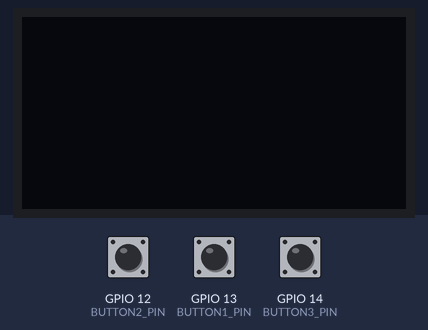
A sketch run on a simulated ESP32. On the bench: 128×64 one-colour display. The test bench sets the inputs (shaded band); at power-on: GPIO 12 (BUTTON2_PIN) HIGH, GPIO 13 (BUTTON1_PIN) HIGH, GPIO 14 (BUTTON3_PIN) HIGH. The display library's start-up logo is not drawn.

Above: at 2.2 s.
2.3 s: GPIO 12 (BUTTON2_PIN) pulled LOW for 2.35 s
At 3.6 s:
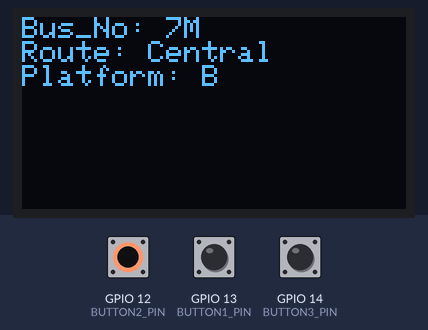
6.6 s: GPIO 13 (BUTTON1_PIN) pulled LOW for 2.35 s
At 8.5 s:
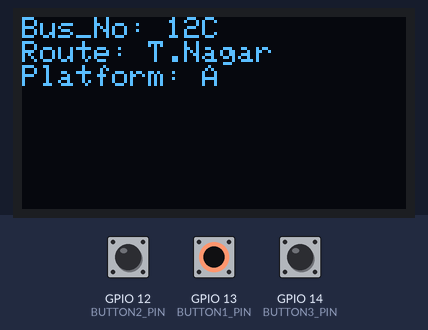
10.6 s: GPIO 14 (BUTTON3_PIN) pulled LOW for 2.35 s
At 12.2 s:
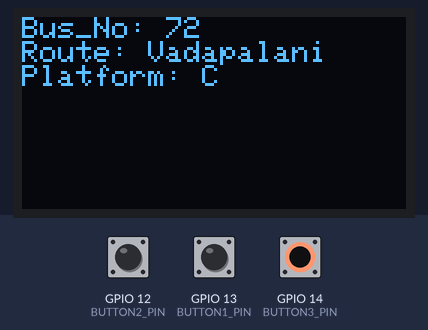
14.7 s: GPIO 12 (BUTTON2_PIN) pulled LOW for 2.35 s
At 16.0 s:
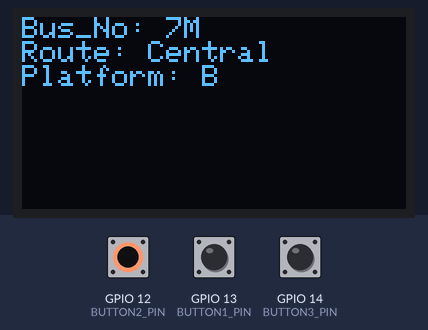
Timing chart, 0 to 17.7 s (numbered marks = the images above; inputs shaded):
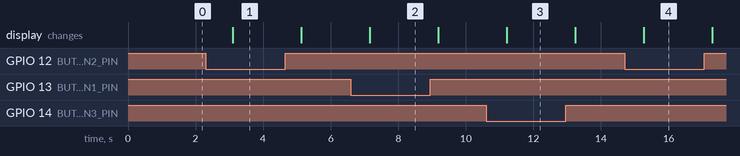

Measured:
- after the input at 2.3 s, the display: changes after 0.81 s (image 1)
- after the input at 6.6 s, the display: changes after 0.56 s (image 2)
- after the input at 10.6 s, the display: changes after 0.61 s (image 3)
- after the input at 14.7 s, the display: changes after 0.56 s (image 4)

The sketch:

sketch.ino
```cpp
#include <Wire.h>
#include <Adafruit_SSD1306.h>
#include <Adafruit_GFX.h>

#define SCREEN_WIDTH 128
#define SCREEN_HEIGHT 64

Adafruit_SSD1306 display(SCREEN_WIDTH, SCREEN_HEIGHT, &Wire, -1);

#define BUTTON1_PIN 13
#define BUTTON2_PIN 12
#define BUTTON3_PIN 14

void setup() {
  pinMode(BUTTON1_PIN, INPUT_PULLUP);
  pinMode(BUTTON2_PIN, INPUT_PULLUP);
  pinMode(BUTTON3_PIN, INPUT_PULLUP);

  if (!display.begin(SSD1306_SWITCHCAPVCC, 0x3C)) {
    Serial.println(F("failed to start SSD1306 OLED"));
    while (1);
  }

  display.display();
  delay(1000);
  display.clearDisplay();
  display.setTextSize(1);
}

void loop() {
  display.clearDisplay();
  display.setTextSize(1);
  display.setTextColor(SSD1306_WHITE);

  if (!digitalRead(BUTTON1_PIN)) {
    display.setCursor(0,0);
    display.println("Bus_No: 12C");
    display.println("Route: T.Nagar");
    display.println("Platform: A");

  } else if (!digitalRead(BUTTON2_PIN)) {
    display.setCursor(0,0);
    display.println("Bus_No: 7M");
    display.println("Route: Central");
    display.println("Platform: B");
  } else if (!digitalRead(BUTTON3_PIN)) {
    display.setCursor(0,0);
    display.println("Bus_No: 72");
    display.println("Route: Vadapalani");
    display.println("Platform: C");
  }

  display.display();
  delay(2000);
}
```
